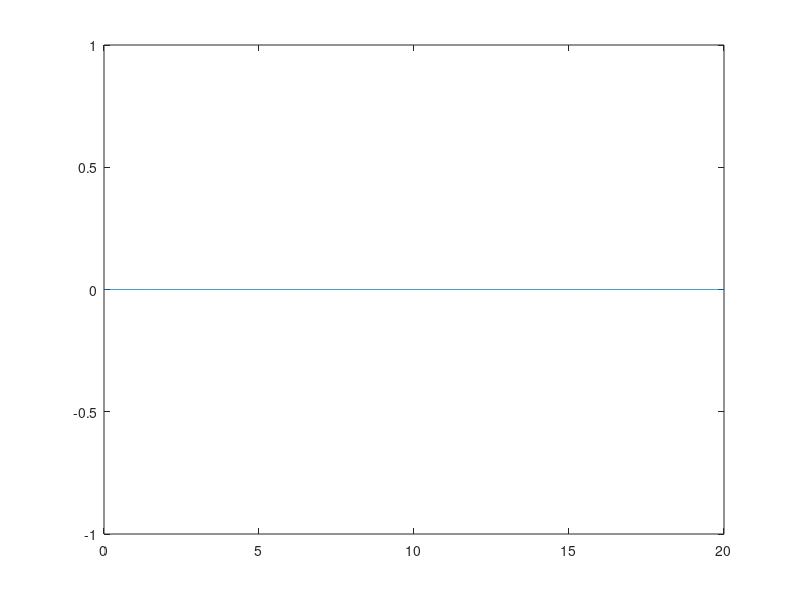
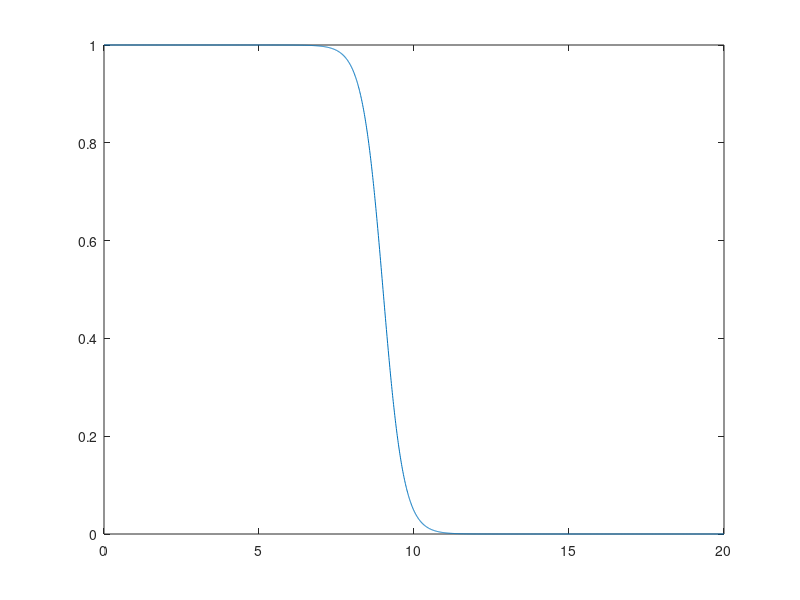

Write the MATLAB code that produced these figures, in order.
clear; clc; close all;

figure;
x = [0:0.01:20];
plot(x,sigmf(x, [100 100]))

figure;
x = [0:0.01:20];
plot(x, sigmf(x, [-3 9]));